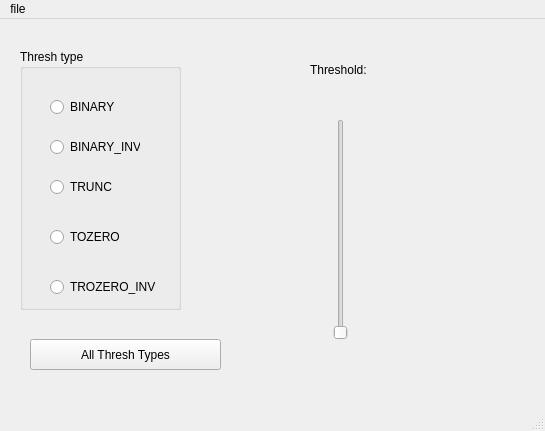
<?xml version="1.0" encoding="UTF-8"?>
<ui version="4.0">
 <class>MainWindow</class>
 <widget class="QMainWindow" name="MainWindow">
  <property name="geometry">
   <rect>
    <x>0</x>
    <y>0</y>
    <width>545</width>
    <height>431</height>
   </rect>
  </property>
  <property name="windowTitle">
   <string>MainWindow</string>
  </property>
  <widget class="QWidget" name="centralwidget">
   <widget class="QGroupBox" name="groupBox">
    <property name="geometry">
     <rect>
      <x>20</x>
      <y>30</y>
      <width>161</width>
      <height>261</height>
     </rect>
    </property>
    <property name="title">
     <string>Thresh type</string>
    </property>
    <widget class="QRadioButton" name="radioButton_binary">
     <property name="geometry">
      <rect>
       <x>30</x>
       <y>50</y>
       <width>90</width>
       <height>16</height>
      </rect>
     </property>
     <property name="text">
      <string>BINARY</string>
     </property>
    </widget>
    <widget class="QRadioButton" name="radioButton_binary_inv">
     <property name="geometry">
      <rect>
       <x>30</x>
       <y>90</y>
       <width>90</width>
       <height>16</height>
      </rect>
     </property>
     <property name="text">
      <string>BINARY_INV</string>
     </property>
    </widget>
    <widget class="QRadioButton" name="radioButton_trunc">
     <property name="geometry">
      <rect>
       <x>30</x>
       <y>130</y>
       <width>90</width>
       <height>16</height>
      </rect>
     </property>
     <property name="text">
      <string>TRUNC</string>
     </property>
    </widget>
    <widget class="QRadioButton" name="radioButton_tozero">
     <property name="geometry">
      <rect>
       <x>30</x>
       <y>180</y>
       <width>90</width>
       <height>16</height>
      </rect>
     </property>
     <property name="text">
      <string>TOZERO</string>
     </property>
    </widget>
    <widget class="QRadioButton" name="radioButton_tozero_inv">
     <property name="geometry">
      <rect>
       <x>30</x>
       <y>230</y>
       <width>131</width>
       <height>16</height>
      </rect>
     </property>
     <property name="text">
      <string>TROZERO_INV</string>
     </property>
    </widget>
   </widget>
   <widget class="QPushButton" name="pushButton_thresh_types">
    <property name="geometry">
     <rect>
      <x>30</x>
      <y>320</y>
      <width>191</width>
      <height>31</height>
     </rect>
    </property>
    <property name="text">
     <string>All Thresh Types</string>
    </property>
   </widget>
   <widget class="QSlider" name="verticalSlider">
    <property name="geometry">
     <rect>
      <x>310</x>
      <y>100</y>
      <width>61</width>
      <height>221</height>
     </rect>
    </property>
    <property name="orientation">
     <enum>Qt::Vertical</enum>
    </property>
   </widget>
   <widget class="QLabel" name="label_threshold">
    <property name="geometry">
     <rect>
      <x>310</x>
      <y>40</y>
      <width>81</width>
      <height>21</height>
     </rect>
    </property>
    <property name="text">
     <string>Threshold:</string>
    </property>
   </widget>
  </widget>
  <widget class="QMenuBar" name="menubar">
   <property name="geometry">
    <rect>
     <x>0</x>
     <y>0</y>
     <width>545</width>
     <height>21</height>
    </rect>
   </property>
   <widget class="QMenu" name="menufile">
    <property name="title">
     <string>file</string>
    </property>
    <addaction name="actionOpen"/>
    <addaction name="actionSave"/>
   </widget>
   <addaction name="menufile"/>
  </widget>
  <widget class="QStatusBar" name="statusbar"/>
  <action name="actionOpen">
   <property name="text">
    <string>Open</string>
   </property>
  </action>
  <action name="actionSave">
   <property name="text">
    <string>Save</string>
   </property>
  </action>
 </widget>
 <resources/>
 <connections/>
</ui>
